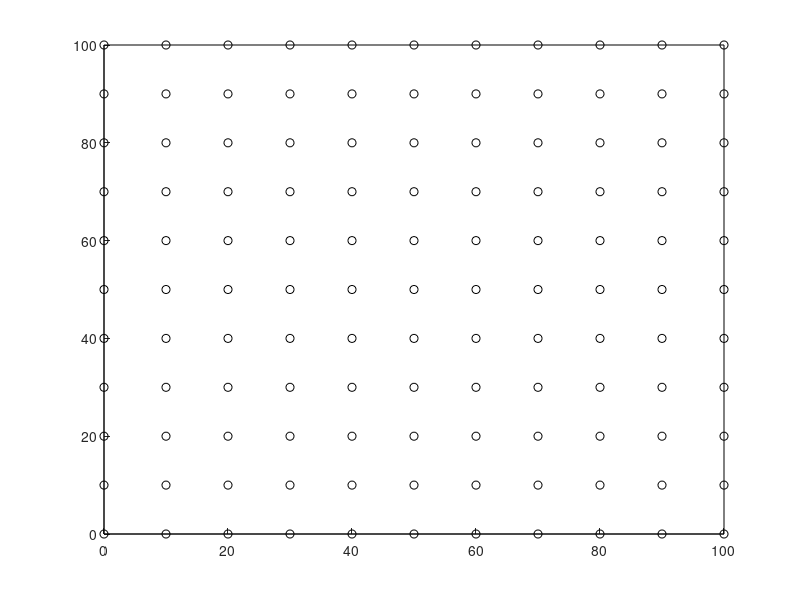

Write MATLAB code to recreate this figure. (Note: this script raises an error after producing the figure.)
clc, clear all, close all;
%% Parametri iniziali cassa + nastro
L_Cassa = 100;
H_Cassa = 100;
L_Nastro = 1500;
H_Bordo = 20;
D_Corrugato = 400;
D_Polistirolo = 20;
X_Coord(1,1)=0;
Y_Coord(1,2)=0;
Step=50;
L_NastroImballato = 0;
n=2;
PointsCoord = zeros(122,2);
StepHor = 10;

%% Parametri iniziali algoritmo
itermax = 50;

%% Risoluzione problema
% while L_NastroImballato < L_Nastro
%     % Posiziona i blocchetti in modo consecutivo
%     if X_Coord(n,1)+D_Polistirolo < L_Cassa
%         X_Coord(n,1) = X_Coord(n-1,1)+Step;
%         Y_Coord(n,2)= Y_Coord(n-1,2);
%     end
% end

%% Discretizzazione del dominio
Coord(1:11,1) = linspace(0,L_Cassa,11);
Coord(1:11,2) = linspace(0,H_Cassa,11);
figure(1)
rectangle('position',[0 0 L_Cassa H_Cassa]);
hold on
k=1;
% Genero le coordinate dei nodi (possibili origini)
for j=1:size(Coord,1)
    for i=1:size(Coord,1)
        PointsCoord(k,1) = Coord(i,1);
        PointsCoord(k,2) = Coord(j,2);
        PointsCoord(k,3)=1;
        plot(Coord(i,1),Coord(j,2),'ko');  
        k=k+1;
    end
    
end

%% Creazione insieme iniziale di soluzioni
[Origini] = GenInitPopolazione(PointsCoord, L_Nastro, Step, H_Bordo, L_Cassa, StepHor, D_Polistirolo);

%% Plot dei cerchi
figure(1)
plot(Origini(:,1),Origini(:,2),'ro','MarkerSize',120);